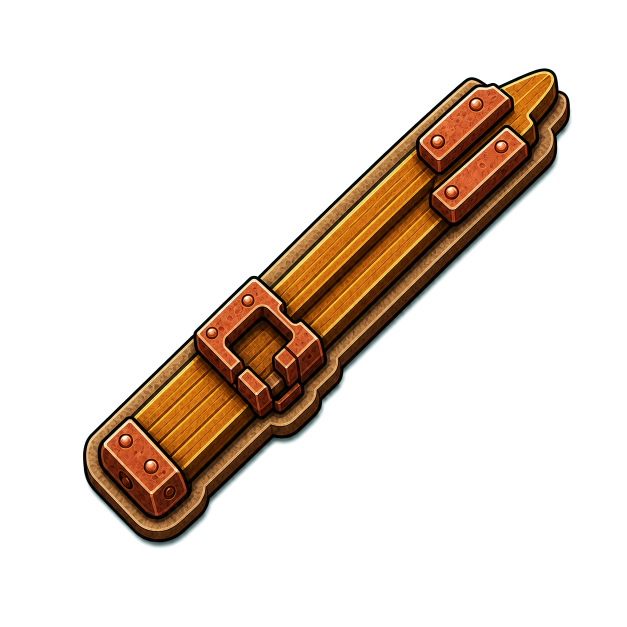
#> input picture v_beta/assets/staging/candidates/watchtower/decomposition_v3/watchtower_crossbow_body_stack_v1_alpha.png, 1254 x 1254 px (shown at 1/2 size)
$ python normalize_watchtower_crossbow_layers_v3.py
#> lines starting #> are read from the running program, lines starting #| are printed output that depends on the picture; after the words box and inside, x2 and y2 are one past the last pixel; in counts of white or black regions, pixels touching at a corner belong together
import json
from pathlib import Path

import numpy as np
from PIL import Image
from scipy import ndimage


ROOT = Path(__file__).resolve().parents[1]
SOURCE_DIR = ROOT / "assets/staging/candidates/watchtower/decomposition_v3"
OUT = SOURCE_DIR / "crossbow_layers"
MANIFEST = OUT / "watchtower_crossbow_layers_v3.fragment.json"
COMPOSITE = SOURCE_DIR / "watchtower_crossbow_composite_v3.png"

CANVAS = (1254, 1254)
PIVOT = (627, 627)

SOURCES = {
    "crossbow_body_stack": {
        "file": "watchtower_crossbow_body_stack_v1_alpha.png",
        "max_size": (570, 570),
        "center": (627, 627),
        "drawOrder": 130,
    },
    "crossbow_arm_stacks": {
        "file": "watchtower_crossbow_arm_stacks_v1_alpha.png",
        "max_size": (500, 500),
        "center": (627, 627),
        "drawOrder": 120,
    },
    "loaded_bolt": {
        "file": "watchtower_loaded_bolt_v1_alpha.png",
        "max_size": (430, 430),
        "center": (735, 520),
        "drawOrder": 170,
    },
}


def tight(image: Image.Image) -> Image.Image:
    image = image.convert("RGBA")
    bbox = image.getchannel("A").getbbox()
    if bbox is None:
        raise ValueError("Empty image")
    return image.crop(bbox)


def normalize(spec: dict) -> Image.Image:
    image = tight(Image.open(SOURCE_DIR / spec["file"]))
    image.thumbnail(spec["max_size"], Image.Resampling.LANCZOS)
    canvas = Image.new("RGBA", CANVAS, (0, 0, 0, 0))
    x = round(spec["center"][0] - image.width / 2)
    y = round(spec["center"][1] - image.height / 2)
    canvas.alpha_composite(image, (x, y))
    return canvas


def save_tight(
    canvas: Image.Image,
    layer_id: str,
    draw_order: int,
    parent: str = "crossbow_group",
) -> dict:
    bbox = canvas.getchannel("A").getbbox()
    if bbox is None:
        raise ValueError(f"{layer_id} is empty")
    image = canvas.crop(bbox)
    path = OUT / f"{layer_id}.png"
    image.save(path, optimize=True)
    return {
        "id": layer_id,
        "file": path.name,
        "sourceRect": {
            "x": bbox[0],
            "y": bbox[1],
            "w": bbox[2] - bbox[0],
            "h": bbox[3] - bbox[1],
        },
        "pivot": {"x": PIVOT[0] - bbox[0], "y": PIVOT[1] - bbox[1]},
        "attachment": "active_primary_pivot",
        "parent": parent,
        "drawOrder": draw_order,
    }


def split_arms(canvas: Image.Image) -> list[Image.Image]:
    alpha = np.asarray(canvas.getchannel("A"))
    mask = alpha > 24
    labels, count = ndimage.label(mask)
    components = []
    for label_id in range(1, count + 1):
        component = labels == label_id
        area = int(component.sum())
        if area > 4000:
            cy, cx = ndimage.center_of_mass(component)
            components.append((cx, cy, component))
    if len(components) != 2:
        raise ValueError(f"Expected two arm components, got {len(components)}")
    components.sort(key=lambda item: item[0] + item[1])
    outputs = []
    for _cx, _cy, component in components:
        expanded = ndimage.binary_dilation(component, iterations=1)
        part = canvas.copy()
        part.putalpha(Image.fromarray((expanded * alpha).astype(np.uint8)))
        outputs.append(part)
    return outputs


def translate(canvas: Image.Image, dx: int, dy: int) -> Image.Image:
    moved = Image.new("RGBA", CANVAS, (0, 0, 0, 0))
    moved.alpha_composite(canvas, (dx, dy))
    return moved


def main() -> None:
    OUT.mkdir(parents=True, exist_ok=True)
    normalized = {name: normalize(spec) for name, spec in SOURCES.items()}
#> in tight, image is the input picture: PIL image 1254x1254 RGBA; mean R, G, B, A 25.9, 15.5, 6.6, 50.4
#> in tight, `bbox = image.getchannel("A").getbbox()`: bbox = (166, 136, 1145, 1097)
#> in normalize, `canvas = Image.new("RGBA", CANVAS, (0, 0, 0, 0))`: canvas: PIL image 1254x1254 RGBA; every value is 0
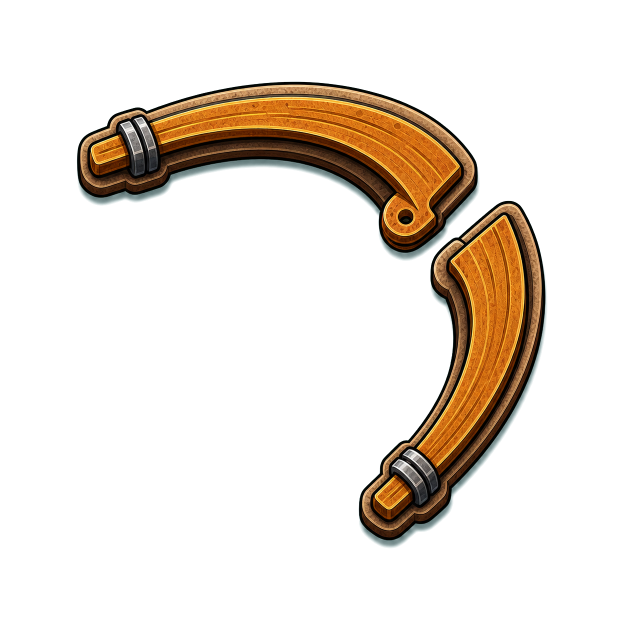
#> input picture v_beta/assets/staging/candidates/watchtower/decomposition_v3/watchtower_crossbow_arm_stacks_v1_alpha.png, 1254 x 1254 px (shown at 1/2 size)
#> in tight, image is the input picture: PIL image 1254x1254 RGBA; mean R, G, B, A 22, 14.5, 6.3, 42.6
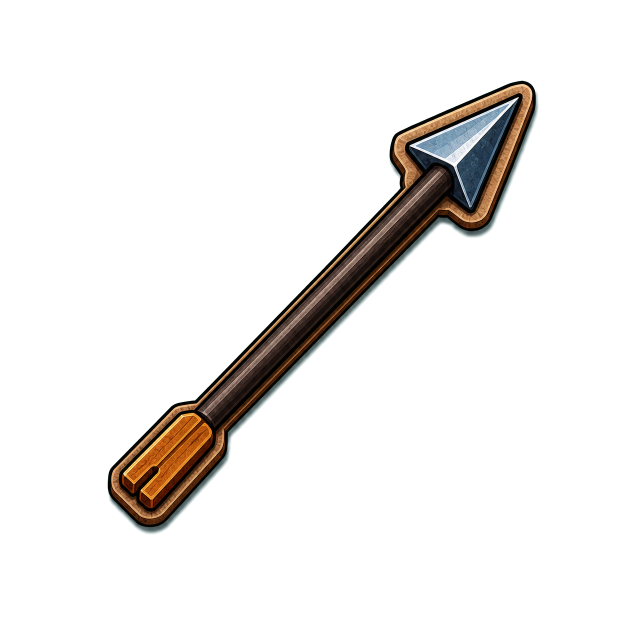
#> input picture v_beta/assets/staging/candidates/watchtower/decomposition_v3/watchtower_loaded_bolt_v1_alpha.png, 1254 x 1254 px (shown at 1/2 size)
#> in tight, image is the input picture: PIL image 1254x1254 RGBA; mean R, G, B, A 8.6, 6.7, 5.1, 24.8
#> normalized = 3 items

    layers = []
    arm_parts = split_arms(normalized["crossbow_arm_stacks"])
#> in split_arms, `mask = alpha > 24`: mask: shape (1254, 1254) bool; 4.9% white; 2 white regions, box (x1, y1, x2, y2) and area: (377, 379, 805, 569) 43381, (676, 505, 876, 874) 34434
#> in split_arms, `labels, count = ndimage.label(mask)`:
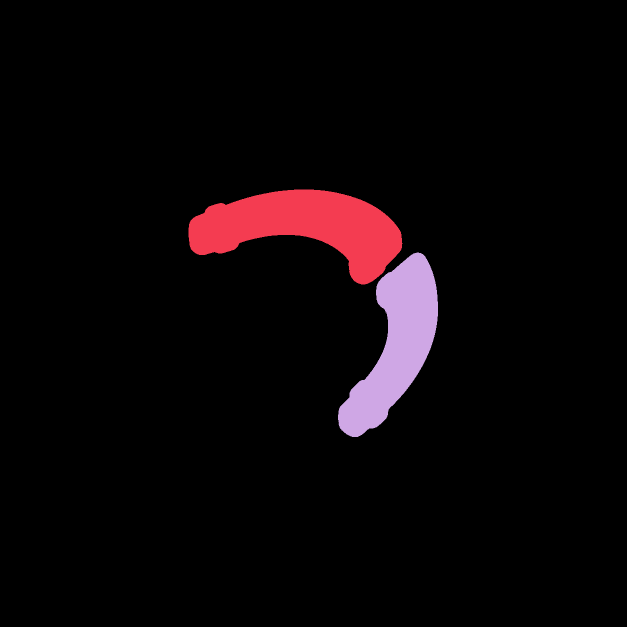
#> labels: shape (1254, 1254) int32 (shown at 1/2 size); 3 distinct labels, from 0 to 2; one colour per label, 0 black
#> in split_arms, `labels, count = ndimage.label(mask)`: count = 2
#> the loop in split_arms, `for label_id in range(1, count + 1):` made 2 passes
#> (area, cy, cx) on passes 1 to 2: (43381, 453.5, 606.6), (34434, 689, 791.5)
#> after the loop in split_arms, `for label_id in range(1, count + 1):`: components = 2 items
#> the loop in split_arms, `for _cx, _cy, component in components:` made 2 passes
#> (_cx, _cy) on passes 1 to 2: (606.6, 453.5), (791.5, 689)
#> after the loop in split_arms, `for _cx, _cy, component in components:`:
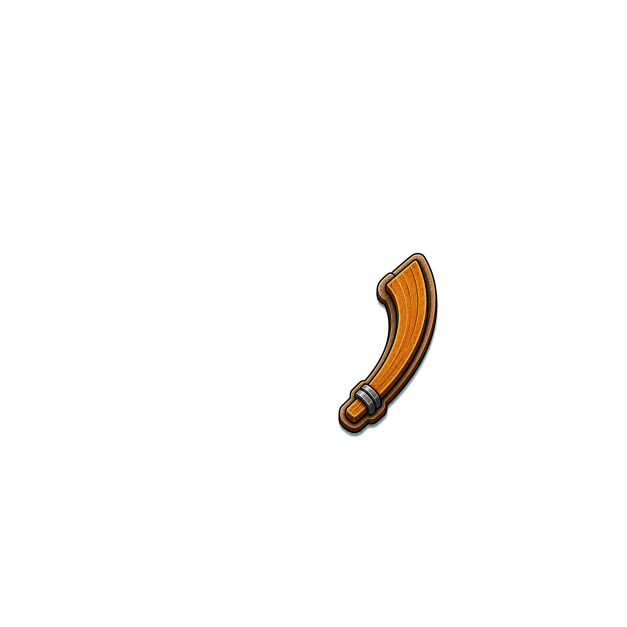
#> part: PIL image 1254x1254 RGBA (shown at 1/2 size); mean R, G, B, A 6.2, 4.1, 1.8, 5.3; transparent parts drawn white
#> arm_parts = 2 items
    arm_parts[0] = translate(arm_parts[0], 30, -24)
    arm_parts[1] = translate(arm_parts[1], -72, -112)
    layers.append(save_tight(arm_parts[0], "crossbow_left_arm_stack", 120))
#> in save_tight, `bbox = canvas.getchannel("A").getbbox()`: bbox = (407, 355, 836, 546)
#> in save_tight, `image = canvas.crop(bbox)`:
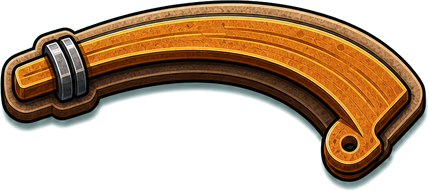
#> image: PIL image 429x191 RGBA; mean R, G, B, A 65.6, 43.4, 19.1, 127.9; transparent parts drawn white
    layers.append(save_tight(arm_parts[1], "crossbow_right_arm_stack", 121))
#> call 2 of save_tight, with layer_id = 'crossbow_right_arm_stack', draw_order = 121, parent = 'crossbow_group'
#> in save_tight (call 2), `bbox = canvas.getchannel("A").getbbox()`: bbox = (604, 393, 805, 763)
#> in save_tight (call 2), `image = canvas.crop(bbox)`:
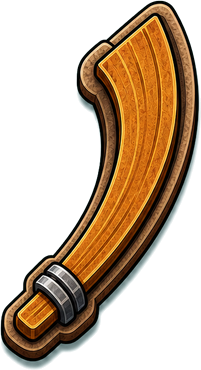
#> image: PIL image 201x370 RGBA; mean R, G, B, A 59.1, 38.8, 17, 112.8; transparent parts drawn white
    layers.append(
        save_tight(normalized["crossbow_body_stack"], "crossbow_body_stack", 130)
    )
    layers.append(save_tight(normalized["loaded_bolt"], "loaded_bolt", 170))

    composite = Image.new("RGBA", CANVAS, (0, 0, 0, 0))
    composite.alpha_composite(arm_parts[0])
    composite.alpha_composite(arm_parts[1])
    composite.alpha_composite(normalized["crossbow_body_stack"])
    composite.alpha_composite(normalized["loaded_bolt"])
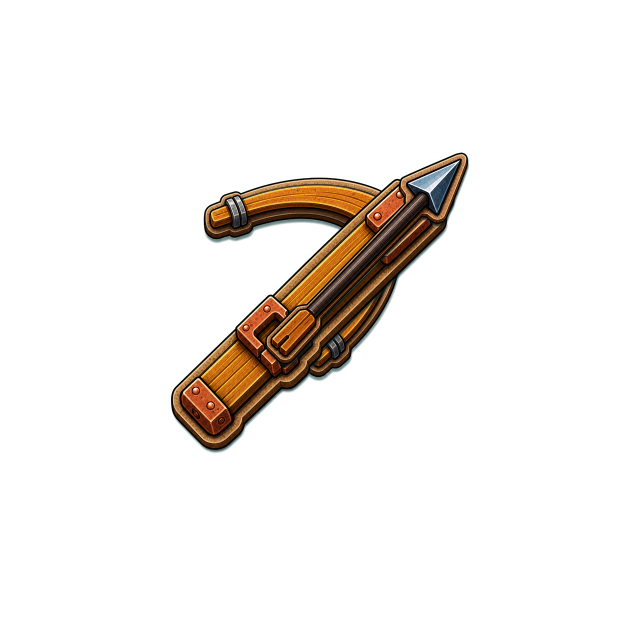
#> composite: PIL image 1254x1254 RGBA (shown at 1/2 size); mean R, G, B, A 10.8, 7.1, 3.7, 23.7; transparent parts drawn white
    composite.save(COMPOSITE, optimize=True)

    manifest = {
        "schema": "ether-frontier.layer-fragment.v1",
        "object": "watchtower",
        "group": "crossbow_group",
        "projectionMaster": "watchtower_projection_master_v4",
        "activePrimaryPivot": {"x": PIVOT[0], "y": PIVOT[1]},
        "layers": layers,
        "pending": [
            "crossbow_body_lower",
            "crossbow_body_upper",
            "crossbow_trigger_block",
            "crossbow_fastener_01..04",
            "crossbow_string_tense",
            "crossbow_string_release_01..02",
            "crossbow_recoil_overlay_01..03",
        ],
    }
    MANIFEST.write_text(
        json.dumps(manifest, ensure_ascii=False, indent=2) + "\n",
        encoding="utf-8",
    )
    print(f"Wrote {len(layers)} crossbow layers")
#| Wrote 4 crossbow layers
    print(MANIFEST)
    print(COMPOSITE)


if __name__ == "__main__":
    main()
